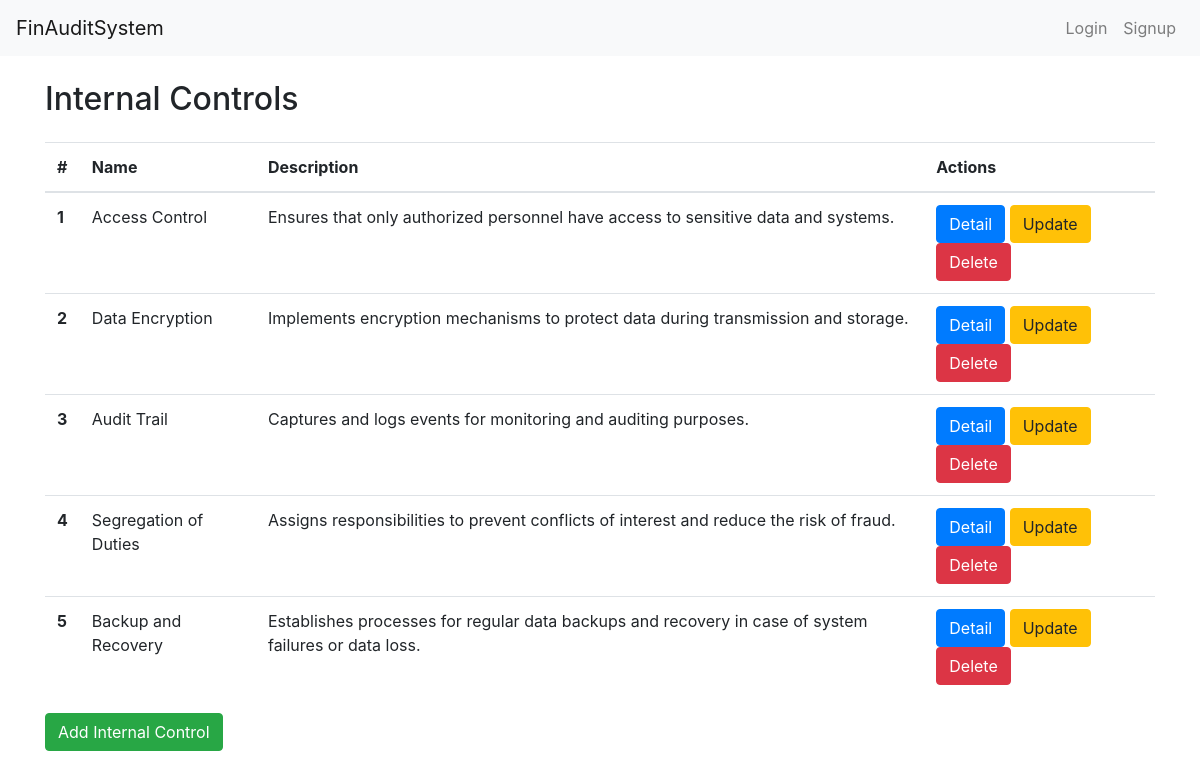
The page /organizational_info/internal_control/ on the database its author committed.
### organizational_info/models.py (models this page shows, shortened)
class InternalControl(models.Model):
    name = models.CharField(max_length=255)
    description = models.TextField()

### organizational_info/views.py (the view)
# urls.py: path('internal_control/', views.internal_control_list, name='internal_control_list'),
def internal_control_list(request):
    internal_controls = InternalControl.objects.all()
    return render(request, 'organizational_info/internal_control_list.html', {'internal_controls': internal_controls})

### templates/organizational_info/internal_control_list.html (shortened to what this page needs)
{% extends 'base.html' %}
{% block content %}
  <div class="container mt-4">
    <h2 class="mb-4">Internal Controls</h2>
    <table class="table">
      <thead>
        <tr>
          <th scope="col">#</th>
          <th scope="col">Name</th>
          <th scope="col">Description</th>
          <th scope="col">Actions</th>
        </tr>
      </thead>
      <tbody>
        {% for control in internal_controls %}
          <tr>
            <th scope="row">{{ forloop.counter }}</th>
            <td>{{ control.name }}</td>
            <td>{{ control.description }}</td>
            <td>
              <a href="{% url 'organizational_info:internal_control_detail' control.id %}" class="btn btn-primary">Detail</a>
              <a href="{% url 'organizational_info:internal_control_edit' control.id %}" class="btn btn-warning">Update</a>
              <a href="{% url 'organizational_info:internal_control_delete' control.id %}" class="btn btn-danger">Delete</a>
            </td>
          </tr>
        {% endfor %}
      </tbody>
    </table>
    <a href="{% url 'organizational_info:internal_control_new' %}" class="btn btn-success">Add Internal Control</a>
  </div>
{% endblock %}

### rows shown on the page
InternalControl: name "Access Control", description "Ensures that only authorized personnel have access to sensitive data and systems."
InternalControl: name "Data Encryption", description "Implements encryption mechanisms to protect data during transmission and storage."
InternalControl: name "Audit Trail", description "Captures and logs events for monitoring and auditing purposes."
InternalControl: name "Segregation of Duties", description "Assigns responsibilities to prevent conflicts of interest and reduce the risk of fraud."
InternalControl: name "Backup and Recovery", description "Establishes processes for regular data backups and recovery in case of system failures or data loss."
